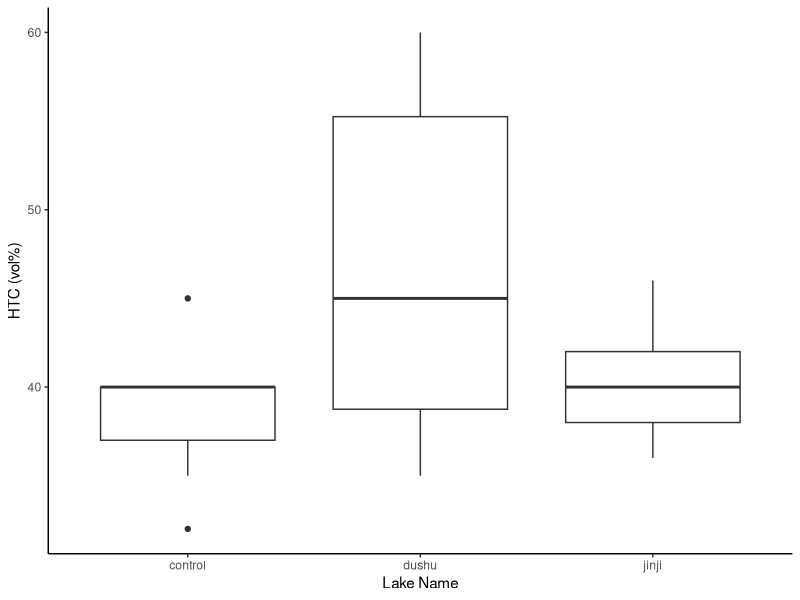
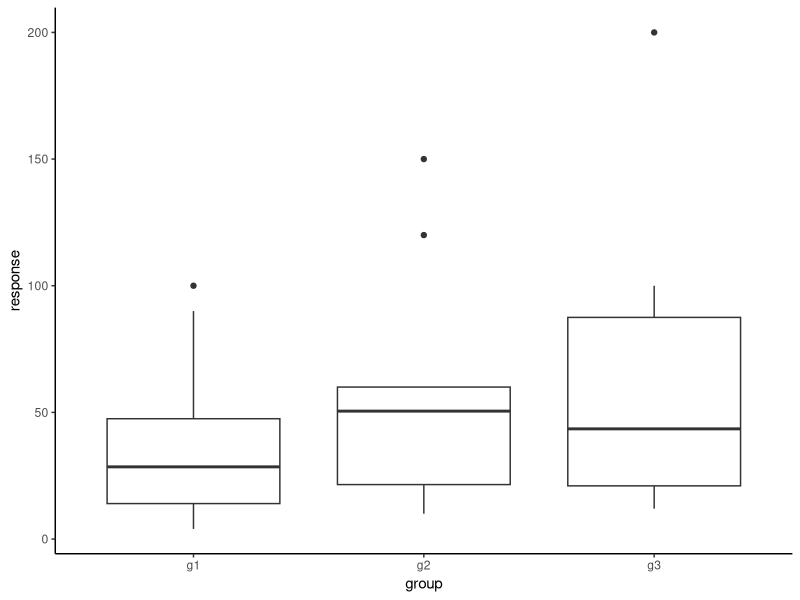

These charts were generated, in order, by the following R code:
## ---- chunk 1
knitr::opts_chunk$set(echo = TRUE)
knitr::opts_chunk$set(class.source = "watch-out")
library(ggplot2)
library(dplyr)
library(readxl)
## ---- chunk 2
htc <- data.frame(htc = c(38, 40, 32, 36, 40, 40, 38, 40, 38, 40, 36, 40, 40, 35, 45, 56, 60, 50, 35, 40, 40, 55, 35, 40, 42, 38, 46, 36), lake = rep(c("control", "dushu", "jinji"), times = c(15, 8, 5)))

ggplot(htc, aes(x = lake, y = htc)) +
    geom_boxplot() +
    theme_classic() +
    labs(x = "Lake Name", y = "HTC (vol%)")
## ---- chunk 3
k <- 3
n <- nrow(htc)
dfw <- (n - k) %>% print()
dfb <- (k - 1) %>% print()
dft <- (n - 1) %>% print()
## ---- chunk 4
# mean
xbar <- mean(htc$htc)
xibar <- htc %>%
    group_by(lake) %>%
    summarize(mean = mean(htc)) %>%
    as.data.frame()

# SS
ssw1 <- sum((select(filter(htc, lake == "control"), htc) - xibar[1, 2]) ^ 2)
ssw2 <- sum((select(filter(htc, lake == "dushu"), htc) - xibar[2, 2]) ^ 2)
ssw3 <- sum((select(filter(htc, lake == "jinji"), htc) - xibar[3, 2]) ^ 2)
ssw <- (ssw1 + ssw2 + ssw3) %>% print()

ssb1 <- nrow(htc[htc$lake == "control",]) * (xibar[1, 2] - xbar) ^ 2
ssb2 <- nrow(htc[htc$lake == "dushu",]) * (xibar[2, 2] - xbar) ^ 2
ssb3 <- nrow(htc[htc$lake == "jinji",]) * (xibar[3, 2] - xbar) ^ 2
ssb <- (ssb1 + ssb2 + ssb3) %>% print()

## Double check
sst <- (sum((htc$htc - xbar) ^ 2)) %>% print()
ssw + ssb
## ---- chunk 5
# Test statistic --- F score
msw <- ssw / dfw
msb <- ssb / dfb
f_score <- (msb / msw) %>% print()
f_critical <- qf(0.95, df1 = dfb, df2 = dfw) %>% print()
qvalue <- pf(f_score, df1 = dfb, df2 = dfw, lower.tail = FALSE) %>% print()
## ---- chunk 6
immune <- read_excel("Data/immune.xlsx")
colnames(immune) <- c("id", "g1", "g2", "g3")
immune <- immune[-1, ]
immune <- immune[, -1]
immune_long <- stack(immune)
colnames(immune_long) <- c("response", "group")
    
ggplot(immune_long, aes(x = group, y = response)) +
    geom_boxplot() +
    theme_classic()
## ---- chunk 7
k <- length(immune)
n <- nrow(immune)
dfw <- (n - k) %>% print()
dfb <- (k - 1) %>% print()
dft <- (n - 1) %>% print()
## ---- chunk 8
# mean
xbar <- mean(immune_long$response)
xibar <- colMeans(immune)

# SS
ssw1 <- sum((immune$g1 - xibar[1]) ^ 2) %>% as.numeric()
ssw2 <- sum((immune$g2 - xibar[2]) ^ 2) %>% as.numeric()
ssw3 <- sum((immune$g3 - xibar[3]) ^ 2) %>% as.numeric()
ssw <- (ssw1 + ssw2 + ssw3) %>% print()

ssb1 <- length(immune$g1) * (xibar[1] - xbar) ^ 2 %>% as.numeric()
ssb2 <- length(immune$g2) * (xibar[2] - xbar) ^ 2 %>% as.numeric()
ssb3 <- length(immune$g3) * (xibar[3] - xbar) ^ 2 %>% as.numeric()
ssb <- (ssb1 + ssb2 + ssb3) %>% print()

## Double check
sst <- (sum((immune_long$response - xbar) ^ 2)) %>% print()
as.numeric(ssw + ssb) 
## ---- chunk 9
# Test statistic --- F score
msw <- ssw / dfw
msb <- ssb / dfb
f_score <- (msb / msw) %>% print()
f_critical <- qf(0.95, df1 = dfb, df2 = dfw) %>% print()
qvalue <- pf(f_score, df1 = dfb, df2 = dfw, lower.tail = FALSE) %>% print()
